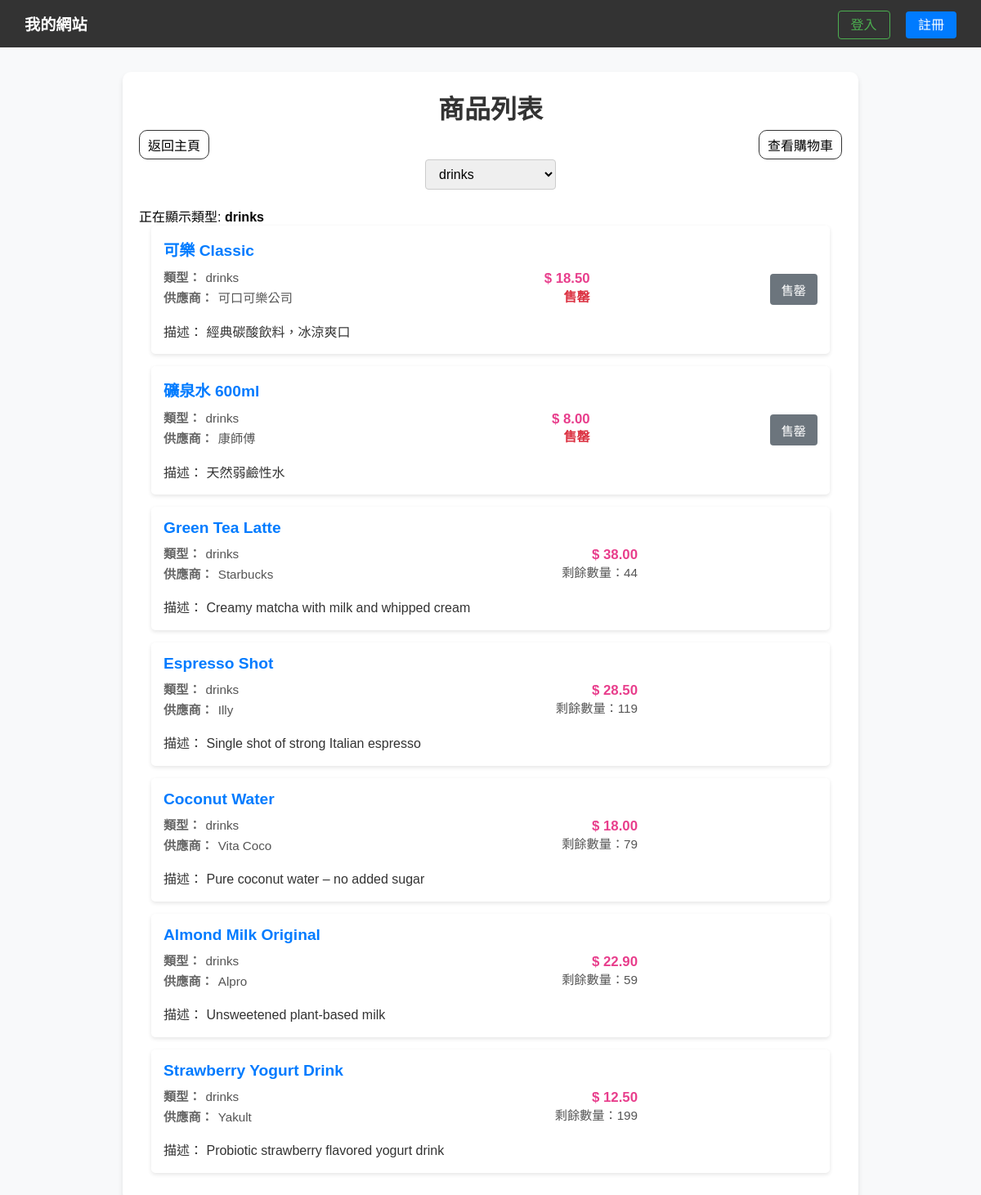
Page /list.php?type=drinks on the committed database.
### tables this page shows
CREATE TABLE `products` (
  `product_id` int(11) NOT NULL,
  `product_name` varchar(100) NOT NULL,
  `type` enum('drinks','food','toy','e-things') NOT NULL,
  `supplier` varchar(80) DEFAULT NULL,
  `description` text DEFAULT NULL,
  `price` decimal(10,2) NOT NULL,
  `qty` int(11) UNSIGNED NOT NULL DEFAULT 1 COMMENT 'Stock level of product',
  `updated_at` datetime DEFAULT current_timestamp() ON UPDATE current_timestamp(),
  `created_at` datetime DEFAULT current_timestamp()
);

### connect.php (called while the page is built, shortened)
<?php
$servername = "localhost";
$username = "root";
$password = "";
$db_name = "lab7";
$conn = new mysqli($servername, $username, $password, $db_name);
function safeQuery($sql, $types = null, $params = []) {
    global $conn;
    $stmt = $conn->prepare($sql);
    $response = new stdClass();
    if ($types && !empty($params)) {
        $stmt->bind_param($types, ...$params);
    }
    $response->success = $stmt->execute();
    $response->affected_rows = $stmt->affected_rows;
    $response->insert_id = $stmt->insert_id;
    $response->error = $stmt->error;
    $result = $stmt->get_result();
    $response->result = $result;
    return $response;
}
?>

### list.php (the view, shortened to what this page needs)
<?php
require_once("connect.php");
$product_types = [];
$sql_types = "SELECT DISTINCT type FROM products";
$res_types = safeQuery($sql_types);
if ($res_types->success) {
    $product_types = array_column($res_types->result->fetch_all(MYSQLI_ASSOC), 'type');
} else {
    error_log("Failed to fetch product types: " . $res_types->error);
}
$showingType = $_GET['type'] ?? '';
$products = [];
try {
    $sql = "SELECT * FROM products";
    $response = null;
    if ($showingType) {
        $sql = "SELECT * FROM products WHERE type = ?";
    }
    if ($showingType) {
        $response = safeQuery($sql, 's', [$showingType]);
    } else {
        $response = safeQuery($sql);
    }
    if ($response->success) {
        $products = $response->result->fetch_all(MYSQLI_ASSOC);
    } else {
        throw new Exception("Failed to fetch products: " . $response->error);
    }
} catch (Exception $e) {
    $products = [];
    error_log($e->getMessage());
}
?>
<!DOCTYPE html>
<html lang="zh-Hant">
<head>
    <link rel="stylesheet" href="style.css?v=<?php echo filemtime('style.css'); ?>">
</head>
<body>
    <?php require_once 'nav.php'; ?>
    <div class="content">
        <h1>商品列表</h1>
        <div style="display:grid; grid-template-columns: fit-content(100%) auto fit-content(100%); align-items: center; gap: 10px;">
            <a href="index.php">返回主頁</a>
            <a href="shopping_cart.php">查看購物車</a>
        </div>
        <div class="filter-container">
            <select onchange="location = this.value;" class="filter-select">
                <?php
                foreach ($product_types as $type) {
                    $selected = ($type === $showingType) ? 'selected' : '';
                    echo "<option value='list.php?type=" . urlencode($type) . "' $selected>" . htmlspecialchars($type) . "</option>";
                }
                ?>
            </select>
        </div>
        <?php if ($showingType): ?>
            <p>正在顯示類型: <strong><?php echo htmlspecialchars($showingType); ?></strong></p>
        <?php endif; ?>
        <ul class="product-list">
            <?php foreach ($products as $product): ?>
                <li>
                    <div class="product-details">
                        <strong><?php echo htmlspecialchars($product['product_name']); ?></strong>
                        <div class="product-info">
                            <?php
                            $remaining = intval($product['qty']);
                            ?>
                            <div class="product-row">
                                <div class="meta-left">
                                    <div class="product-meta"><span class="meta-label">類型：</span><span><?php echo htmlspecialchars($product['type']); ?></span></div>
                                    <div class="product-meta"><span class="meta-label">供應商：</span><span><?php echo htmlspecialchars($product['supplier']); ?></span></div>
                                </div>
                                <div class="meta-right">
                                    <div class="product-price">$ <?php echo htmlspecialchars($product['price']); ?></div>
                                    <?php if ($remaining !== null): ?>
                                        <?php if ($remaining <= 0): ?>
                                            <div class="sold-out-text">售罄</div>
                                        <?php else: ?>
                                            <div class="product-meta">剩餘數量：<?php echo $remaining; ?></div>
                                        <?php endif; ?>
                                    <?php endif; ?>
                                </div>
                            </div>
                            <div class="product-desc">描述： <?php echo htmlspecialchars($product['description']); ?></div>
                        </div>
                    </div>
                    <div class="actions">
                        <?php if ($remaining !== null && $remaining <= 0): ?>
                            <button class="sold-out-btn" disabled>售罄</button>
                        <?php endif; ?>
                    </div>
                </li>
            <?php endforeach; ?>
        </ul>
    </div>
</body>
</html>

### style.css (style rules this page uses)
* { margin: 0; padding: 0; box-sizing: border-box; }
body { font-family: "Microsoft JhengHei", Arial, sans-serif; margin: 0; background-color: #f8f9fa; }
.content { max-width: 900px; margin: 30px auto; padding: 20px; background: white; border-radius: 10px; box-shadow: 0 4px 6px rgba(0, 0, 0, 0.1); }
.content a { text-decoration: none; color: inherit; border: #333 solid 1px; border-radius: 10px; padding: 5px 10px; }
h1 { text-align: center; color: #333; margin-bottom: 5px; }
.product-list { max-width:900px; margin:0 auto; padding:0 15px; }
.product-list li { background-color:white; margin-bottom:15px; padding:15px; border-radius:5px; box-shadow:0 2px 5px rgba(0,0,0,0.1); display:flex; justify-content:space-between; align-items:center; }
.product-details { flex:1; }
.product-details strong { font-size:1.2em; color:#007bff; }
.product-info { margin-top:10px; display:grid; grid-template-columns:1fr 180px; gap:12px 20px; align-items:start; line-height:1.4; }
.product-row { display:flex; justify-content:space-between; gap:12px; align-items:flex-start; }
.meta-left { display:flex; flex-direction:column; gap:4px; }
.meta-right { text-align:right; min-width:140px; }
.product-meta { color:#555; font-size:0.95em; }
.meta-label { color:#666; margin-right:6px; font-weight:600; }
.product-price { color:#e83e8c; font-weight:700; font-size:1.05em; }
.product-desc { grid-column:1 / -1; color:#333; margin-top:8px; }
.actions { margin-left:20px; text-align:center; }
.sold-out-text { color:#dc3545; font-weight:bold; }
html, body { -ms-overflow-style: none; scrollbar-width: none; }

### list.php (style rules this page uses)
.content { max-width: 900px; margin: 30px auto; padding: 20px; background: white; border-radius: 10px; box-shadow: 0 4px 6px rgba(0, 0, 0, 0.1); }
.filter-container { text-align: center; margin-bottom: 20px; }
.filter-select { padding: 8px 12px; font-size: 1em; border-radius: 4px; border: 1px solid #ccc; min-width: 160px; }
.product-list { max-width: 900px; margin: 0 auto; padding: 0 15px; }
ul { list-style-type: none; padding: 0; }
li { background-color: white; margin-bottom: 15px; padding: 15px; border-radius: 5px; box-shadow: 0 2px 5px rgba(0, 0, 0, 0.1); display: flex; justify-content: space-between; align-items: center; }
.product-details { flex: 1; }
.product-details strong { font-size: 1.2em; color: #007bff; }
.product-info { margin-top: 10px; display: grid; grid-template-columns: 1fr 180px; gap: 12px 20px; align-items: start; line-height: 1.4; }
.product-row { display: flex; justify-content: space-between; gap: 12px; align-items: flex-start; }
.meta-left { display: flex; flex-direction: column; gap: 4px; }
.meta-right { text-align: right; min-width: 140px; }
.product-meta { color: #555; font-size: 0.95em; }
.meta-label { color: #666; margin-right: 6px; font-weight: 600; }
.product-price { color: #e83e8c; font-weight: 700; font-size: 1.05em; }
.product-desc { grid-column: 1 / -1; color: #333; margin-top: 8px; }
.sold-out-text { color: #dc3545; font-weight: bold; }
.actions { margin-left: 20px; text-align: center; }
.cart-button, .sold-out-btn { padding: 8px 14px; border: none; border-radius: 4px; cursor: pointer; font-size: 0.95em; }
.sold-out-btn { background-color: #6c757d; color: white; cursor: default; }

### rows in the picture
products: product_name "可樂 Classic", type "drinks", supplier "可口可樂公司", price "18.50", qty "售罄", description "經典碳酸飲料，冰涼爽口"
products: product_name "礦泉水 600ml", type "drinks", supplier "康師傅", price "8.00", qty "售罄", description "天然弱鹼性水"
products: product_name "Green Tea Latte", type "drinks", supplier "Starbucks", price "38.00", qty "44", description "Creamy matcha with milk and whipped cream"
products: product_name "Espresso Shot", type "drinks", supplier "Illy", price "28.50", qty "119", description "Single shot of strong Italian espresso"
products: product_name "Coconut Water", type "drinks", supplier "Vita Coco", price "18.00", qty "79", description "Pure coconut water – no added sugar"
products: product_name "Almond Milk Original", type "drinks", supplier "Alpro", price "22.90", qty "59", description "Unsweetened plant-based milk"
products: product_name "Strawberry Yogurt Drink", type "drinks", supplier "Yakult", price "12.50", qty "199", description "Probiotic strawberry flavored yogurt drink"

### other values in the picture
$showingType "drinks"
form field value "drinks"
